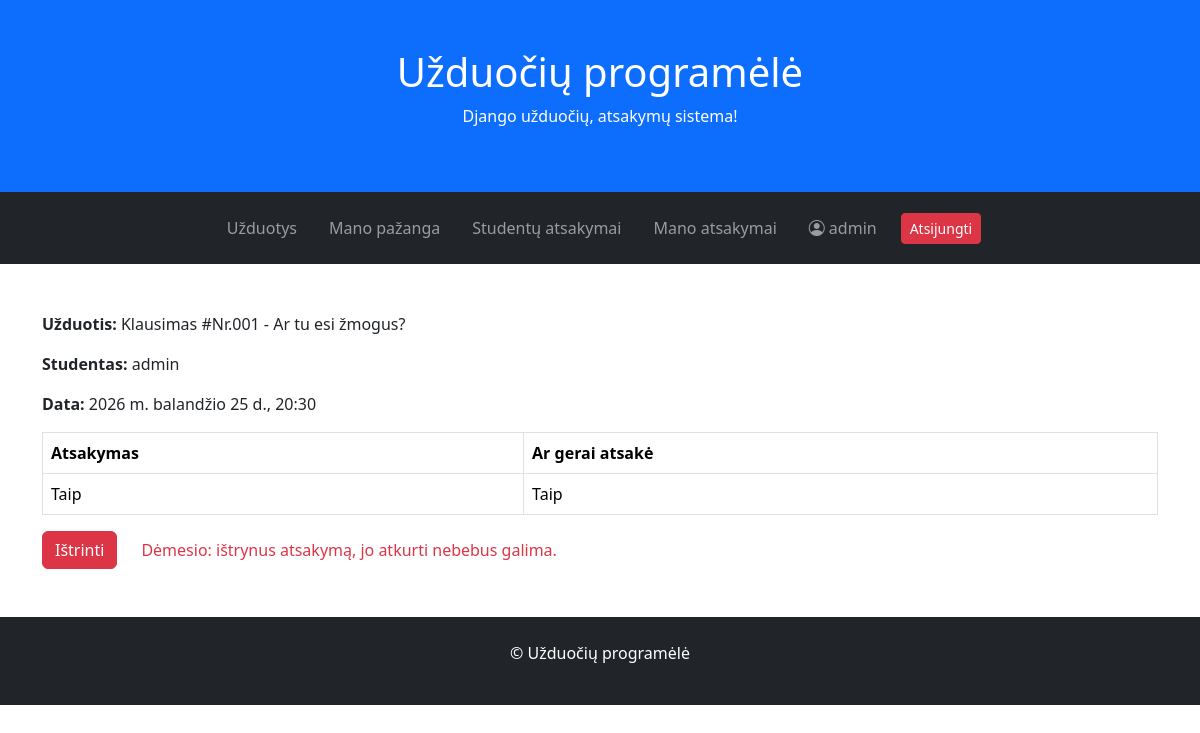
Screenshot of /answers/18/ (signed in) with the database file from the repository.
### tasks/models.py (models this page shows, shortened)
class Answer(models.Model):
    task = models.ForeignKey(to="Task", on_delete=models.CASCADE, verbose_name="Užduotis")
    student = models.ForeignKey(to=User, on_delete=models.CASCADE, verbose_name="Studentas")
    ANSWER_CHOICES = [
        (True, 'Taip'),
        (False, 'Ne'),
    ]
    answer = models.BooleanField("Atsakymas", choices=ANSWER_CHOICES, default=True)
    date = models.DateTimeField("Data", auto_now_add=True)
    def is_correct(self):
        return self.answer == self.task.correct_answer
    class Meta:
        verbose_name = "Atsakymas"
        verbose_name_plural = "Atsakymai"
    def answer_display(self):
        return "Taip" if self.answer else "Ne"
    def correct_display(self):
        return "Taip" if self.is_correct() else "Ne"

class Task(models.Model):
    name = models.CharField("Užduotis")
    content = models.TextField("Klausimas")
    teacher = models.ForeignKey(to=User, on_delete=models.CASCADE, verbose_name="Dėstytojas")
    ANSWER_CHOICES = [
        (True, 'Taip'),
        (False, 'Ne'),
    ]
    correct_answer = models.BooleanField("Teisingas atsakymas", choices=ANSWER_CHOICES, default=True)
    deadline = models.DateTimeField("Terminas", null=True, blank=True)
    date = models.DateTimeField("Data", auto_now_add=True)
    photo = models.ImageField("Nuotrauka", upload_to='tasks', null=True, blank=True)
    def __str__(self):
        return f"{self.name} - {self.content}"
    class Meta:
        verbose_name = "Uždavinys"
        verbose_name_plural = "Uždaviniai"

### tasks/views.py (the view)
# urls.py: path('answers/<int:pk>/', views.AnswerDetailView.as_view(), name="answer"),
class AnswerDetailView(LoginRequiredMixin, DetailView):
    model = Answer
    template_name = "answer.html"
    context_object_name = "answer"

### tasks/templates/answer.html (shortened to what this page needs)
{% extends 'base.html' %}
{% block content %}
<p><strong>Užduotis: </strong>{{ answer.task }}</p>
<p><strong>Studentas: </strong>{{ answer.student }}</p>
<p><strong>Data: </strong>{{ answer.date }}</p>
<table class="table table-bordered">
    <thead>
        <tr>
            <th>Atsakymas</th>
            <th>Ar gerai atsakė</th>
        </tr>
    </thead>
    <tbody>
        <tr>
            <td>{{ answer.answer_display }}</td>
            <td>{{ answer.correct_display }}</td>
        </tr>
    </tbody>
</table>
{% if user.is_staff %}
<div class="d-flex align-items-center gap-4 mt-3">
    <a class="btn btn-danger" href="{% url 'answer_delete' answer.pk %}">
        Ištrinti
    </a>
    <p class="text-danger mb-0">
        Dėmesio: ištrynus atsakymą, jo atkurti nebebus galima.
    </p>
</div>
{% endif %}
{% endblock %}

### tasks/templates/base.html (shortened to what this page needs)
<!DOCTYPE html>
<html lang="lt">
<head>
    {% load static %}
    <link href="https://cdn.jsdelivr.net/npm/bootstrap@5.3.2/dist/css/bootstrap.min.css" rel="stylesheet">
    <link href="https://cdn.jsdelivr.net/npm/bootstrap-icons@1.11.3/font/bootstrap-icons.css" rel="stylesheet">
</head>
<body>
<div class="p-5 bg-primary text-white text-center">
    <h1>Užduočių programėlė</h1>
    <p>Django užduočių, atsakymų sistema!</p>
</div>
<nav class="navbar navbar-expand-sm bg-dark navbar-dark py-3">
    <div class="container-fluid">
        <div class="collapse navbar-collapse" id="mynavbar">
            <ul class="navbar-nav mx-auto gap-3 align-items-center">
                <li class="nav-item">
                    <a class="nav-link" href="{% url 'index' %}">Užduotys</a>
                </li>
                {% if user.is_authenticated %}
                    <li class="nav-item">
                        <a class="nav-link" href="{% url 'stats' %}">Mano pažanga</a>
                    </li>
                    {% if user.is_staff %}
                        <li class="nav-item">
                            <a class="nav-link" href="{% url 'answers' %}">Studentų atsakymai</a>
                        </li>
                    {% endif %}
                    <li class="nav-item">
                        <a class="nav-link" href="{% url 'useranswers' %}">Mano atsakymai</a>
                    </li>
                    <li class="nav-item">
                        <a class="nav-link" href="{% url 'profile' %}">
                            <i class="bi bi-person-circle me-1"></i>{{ user.get_username }}
                        </a>
                    </li>
                    <li class="nav-item">
                        <form method="post" action="{% url 'logout' %}">
                            <button class="btn btn-danger btn-sm" type="submit">Atsijungti</button>
                        </form>
                    </li>
                {% endif %}
            </ul>
        </div>
    </div>
</nav>
<div class="container mt-5">
    {% block content %}{% endblock %}
</div>
<div class="mt-5 p-4 bg-dark text-white text-center">
    <p>© Užduočių programėlė</p>
</div>
</body>
</html>

### rows the page displays
Answer: task "Klausimas #Nr.001 - Ar tu esi žmogus?", student "admin", date "2026 m. balandžio 25 d., 20:30", answer_display "Taip", correct_display "Taip"

### other values shown
{{ user.get_username }} "admin"
